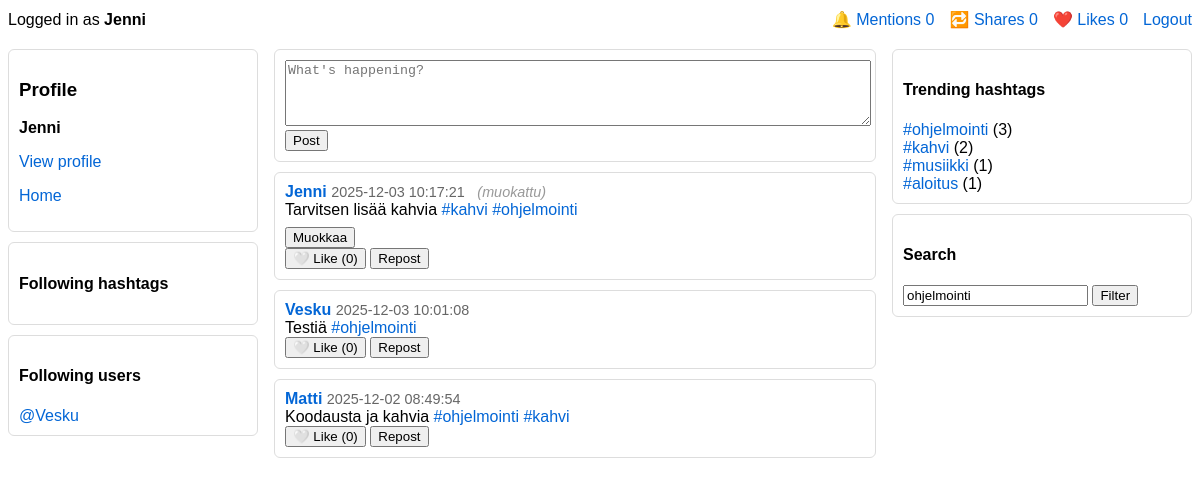
The page /iteration/index.php?hashtag=ohjelmointi (signed in) on the database its author committed.
### tables this page shows
CREATE TABLE `users` (
  `user_id` int(11) NOT NULL,
  `username` varchar(50) NOT NULL,
  `email` varchar(100) NOT NULL,
  `password_hash` varchar(255) NOT NULL,
  `bio` text DEFAULT NULL,
  `profile_picture_url` varchar(255) DEFAULT NULL,
  `created_at` timestamp NOT NULL DEFAULT current_timestamp(),
  `last_seen_mentions` datetime DEFAULT NULL,
  `last_seen_shares` datetime DEFAULT NULL,
  `last_seen_likes` datetime DEFAULT NULL
);

CREATE TABLE `posts` (
  `post_id` int(11) NOT NULL,
  `user_id` int(11) NOT NULL,
  `content` varchar(144) NOT NULL,
  `created_at` timestamp NOT NULL DEFAULT current_timestamp(),
  `edited_at` datetime DEFAULT NULL
);

### iteration/config.php (called while the page is built, shortened)
<?php
function current_user_id() {
    return $_SESSION['user_id'] ?? null;
}
function current_username() {
    return $_SESSION['username'] ?? null;
}
?>

### iteration/fetch_posts.php (the view, shortened to what this page needs)
<?php
require_once 'config.php';
$hashtag = $_GET['hashtag'] ?? null;
$currentUserId = current_user_id();
if ($hashtag) {
    $sql = "
        SELECT
            p.post_id,
            p.content,
            p.created_at,
            p.edited_at,
            p.user_id,
            u.username,
            u.profile_picture_url,
            NULL AS reposted_by,
            (SELECT COUNT(*) FROM likes WHERE post_id = p.post_id) AS like_count,
            EXISTS(SELECT 1 FROM likes WHERE post_id = p.post_id AND user_id = ?) AS user_has_liked
        FROM posts p
        JOIN users u ON p.user_id = u.user_id
        JOIN post_hashtags ph ON ph.post_id = p.post_id
        JOIN hashtags h ON h.hashtag_id = ph.hashtag_id
        WHERE h.tag_name = ?
        ORDER BY p.created_at DESC
        LIMIT 100
    ";
    $stmt = $mysqli->prepare($sql);
    $stmt->bind_param("is", $currentUserId, $hashtag);
}
$stmt->execute();
$res = $stmt->get_result();
while ($row = $res->fetch_assoc()) {
    $content = htmlspecialchars($row['content']);
    $content = preg_replace('/#([A-Za-z0-9_åäöÅÄÖ\-]+)/u', '<a href="index.php?hashtag=$1">#$1</a>', $content);
    $content = preg_replace('/@([A-Za-z0-9_]+)/', '<a href="profile.php?u=$1">@$1</a>', $content);
    $isOwnPost = ($row['user_id'] == $currentUserId);
    $editedLabel = $row['edited_at'] ? '<small style="color:#999;font-style:italic;margin-left:8px;">(muokattu)</small>' : '';
    $likeIcon = $row['user_has_liked'] ? '❤️' : '🤍';
    $likeText = $row['user_has_liked'] ? 'Unlike' : 'Like';
    $likeCount = $row['like_count'];
    echo "<div class='card' id='post-{$row['post_id']}'>";
    echo "
        <div class='card-header'>
            <strong><a href='profile.php?u={$row['username']}'>"
            . htmlspecialchars($row['username']) .
            "</a></strong>
            <small>{$row['created_at']}</small>
            {$editedLabel}
        </div>
        <div class='post-content-{$row['post_id']}'>$content</div>";
    if ($isOwnPost) {
        $rawContent = htmlspecialchars(addslashes($row['content']));
        echo "<div style='margin-top:8px;'>
            <button onclick=\"editPost({$row['post_id']}, '{$rawContent}')\">Muokkaa</button>
        </div>";
    }
    echo "
        <div class='card-actions'>
            <button onclick='toggleLike({$row['post_id']}, this)' id='like-btn-{$row['post_id']}'>
                <span id='like-icon-{$row['post_id']}'>{$likeIcon}</span>
                <span id='like-text-{$row['post_id']}'>{$likeText}</span>
                (<span id='like-count-{$row['post_id']}'>{$likeCount}</span>)
            </button>
            <form method='post' action='repost.php' style='display:inline;'>
                <input type='hidden' name='post_id' value='{$row['post_id']}'>
                <button>Repost</button>
            </form>
        </div>
    </div>";
}

### iteration/index.php (shortened to what this page needs)
<?php
require_once 'config.php';
$filterHashtag = $_GET['hashtag'] ?? null;
$uid = current_user_id();
$like = '%@'.current_username().'%';
?>
<!doctype html>
<html>
<head>
</head>
<body>
<div style="max-width:1200px;margin:10px auto;display:flex;justify-content:space-between;align-items:center;">
  <div>
    Logged in as <strong><?=htmlspecialchars(current_username())?></strong>
  </div>
  <div style="display:flex;gap:15px;align-items:center;">
    <?php
    $stmt = $mysqli->prepare("
      SELECT COUNT(*) AS cnt
      FROM posts p
      WHERE p.content LIKE ?
        AND p.user_id != ?
        AND p.created_at > IFNULL(
          (SELECT last_seen_mentions FROM users WHERE user_id = ?),
          '1970-01-01'
        )
    ");
    $stmt->bind_param("sii",$like,$uid,$uid);
    $stmt->execute();
    $m = $stmt->get_result()->fetch_assoc()['cnt'];
    $stmt = $mysqli->prepare("
      SELECT COUNT(*) AS cnt
      FROM reposts r
      JOIN posts p ON r.post_id = p.post_id
      WHERE p.user_id = ?
        AND r.created_at > IFNULL(
          (SELECT last_seen_shares FROM users WHERE user_id = ?),
          '1970-01-01'
        )
    ");
    $stmt->bind_param("ii",$uid,$uid);
    $stmt->execute();
    $s = $stmt->get_result()->fetch_assoc()['cnt'];
    $stmt = $mysqli->prepare("
      SELECT COUNT(*) AS cnt
      FROM likes l
      JOIN posts p ON l.post_id = p.post_id
      WHERE p.user_id = ?
        AND l.created_at > IFNULL(
          (SELECT last_seen_likes FROM users WHERE user_id = ?),
          '1970-01-01'
        )
    ");
    $stmt->bind_param("ii",$uid,$uid);
    $stmt->execute();
    $lk = $stmt->get_result()->fetch_assoc()['cnt'];
    ?>
    <div class="dropdown">
      <a href="#" onclick="toggleDropdown('mentions', this);return false;">
        🔔 Mentions <span class="badge"><?= $m ?></span>
      </a>
    </div>
    <div class="dropdown">
      <a href="#" onclick="toggleDropdown('shares', this);return false;">
        🔁 Shares <span class="badge"><?= $s ?></span>
      </a>
    </div>
    <div class="dropdown">
      <a href="#" onclick="toggleDropdown('likes', this);return false;">
        ❤️ Likes <span class="badge"><?= $lk ?></span>
      </a>
    </div>
    <a href="logout.php">Logout</a>
  </div>
</div>
<div class="container">
  <div class="left">
    <div class="card">
      <h3>Profile</h3>
      <p><strong><?=htmlspecialchars(current_username())?></strong></p>
      <p><a href="profile.php?u=<?=urlencode(current_username())?>">View profile</a></p>
      <p><a href="index.php">Home</a></p>
    </div>
    <div class="card">
      <h4>Following hashtags</h4>
    </div>
    <div class="card">
      <h4>Following users</h4>
      <?php
      $stmt = $mysqli->prepare("
        SELECT u.username
        FROM follows f
        JOIN users u ON f.following_id = u.user_id
        WHERE f.follower_id = ?
        ORDER BY f.created_at DESC
        LIMIT 10
      ");
      $stmt->bind_param('i',$uid);
      $stmt->execute();
      $r=$stmt->get_result();
      if($r->num_rows > 0) {
        while($row=$r->fetch_assoc()){
          echo '<div><a href="profile.php?u='.urlencode($row['username']).'">@'.htmlspecialchars($row['username']).'</a></div>';
        }
      } else {
        echo '<div style="color:#999;font-size:90%;">Not following anyone yet</div>';
      }
      ?>
    </div>
  </div>
  <div>
    <div class="card">
      <form method="post" action="post.php">
        <textarea name="content" maxlength="144" placeholder="What's happening?"></textarea><br>
        <button>Post</button>
      </form>
    </div>
    <div id="feed">
      <?php include 'fetch_posts.php'; ?>
    </div>
  </div>
  <div class="right">
    <div class="card">
      <h4>Trending hashtags</h4>
      <?php
      $q = "SELECT h.tag_name, COUNT(*) AS cnt
      FROM post_hashtags ph
      INNER JOIN hashtags h ON ph.hashtag_id = h.hashtag_id
      WHERE h.tag_name <> ''
      GROUP BY h.tag_name
      HAVING cnt > 0
      ORDER BY cnt DESC
      LIMIT 10";
      $r = $mysqli->query($q);
      while ($row = $r->fetch_assoc()) {
          echo '<div><a href="index.php?hashtag='.urlencode($row['tag_name']).'">#'.htmlspecialchars($row['tag_name'])."</a> ({$row['cnt']})</div>";
      }
      ?>
    </div>
    <div class="card">
      <h4>Search</h4>
      <form method="get" action="index.php">
        <input name="hashtag" placeholder="hashtag (without #)" value="<?=htmlspecialchars($filterHashtag)?>">
        <button>Filter</button>
      </form>
    </div>
  </div>
</div>
</body>
</html>

### iteration/index.php (style rules this page uses)
:root { font-family:Arial,Helvetica,sans-serif }
.container { display:grid; grid-template-columns: 250px 1fr 300px; gap:16px; max-width:1200px; margin:20px auto; }
.card { border:1px solid #ddd; padding:10px; margin-bottom:10px; border-radius:6px; background:#fff; }
.left, .right { position:sticky; top:10px; }
textarea { width:100%; min-height:60px; }
.card-header small { color:#666; font-size:90%; }
a { text-decoration:none; color:#0366d6; }
.dropdown { position:relative; display:inline-block; }

### rows shown on the page
users: username "Vesku"
posts: user.username "Jenni", created_at "2025-12-03 10:17:21", shows "(muokattu)", content "Tarvitsen lisää kahvia #kahvi #ohjelmointi", likeIcon "🤍", likeText "Like", likeCount "0"
posts: user.username "Vesku", created_at "2025-12-03 10:01:08", content "Testiä #ohjelmointi", likeIcon "🤍", likeText "Like", likeCount "0"
posts: user.username "Matti", created_at "2025-12-02 08:49:54", content "Koodausta ja kahvia #ohjelmointi #kahvi", likeIcon "🤍", likeText "Like", likeCount "0"

### other values the page prints
current_username() "Jenni"
$m "0"
$s "0"
$lk "0"
$row['tag_name'] "ohjelmointi"
$row['cnt'] "3"
$row['tag_name'] "kahvi"
$row['cnt'] "2"
$row['tag_name'] "musiikki"
$row['cnt'] "1"
$row['tag_name'] "aloitus"
